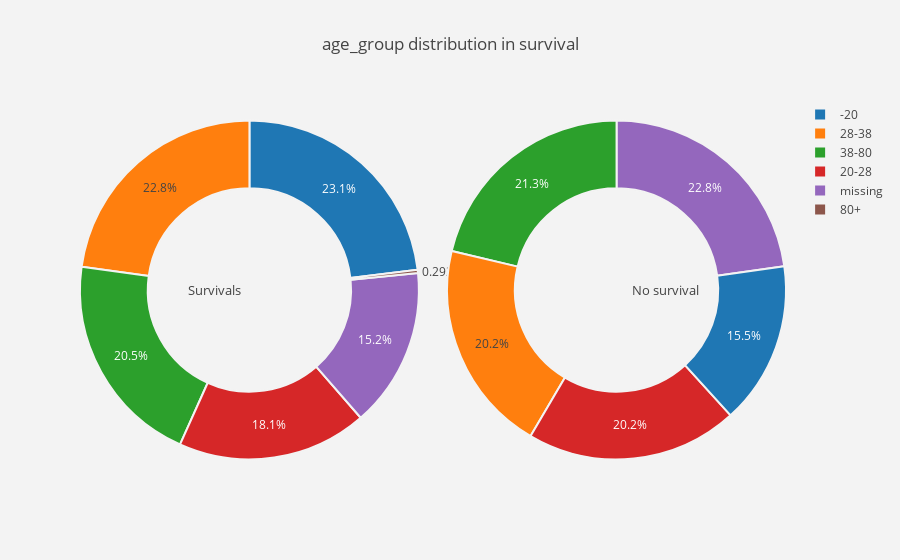

The notebook cell saved with this chart:
### Code cell
plot_pie(df_train, "age_group")

### Figure 1 — Plotly figure (JSON) as saved in the notebook; plotly's stock layout.template omitted (floating-point values rounded to 4 significant figures)
{"data": [{"domain": {"x": [0, 0.48]}, "hole": 0.6, "hoverinfo": "label+percent+name", "labels": ["-20", "28-38", "38-80", "20-28", "missing", "80+"], "marker": {"line": {"color": "rgb(243,243,243)", "width": 2}}, "name": "Survival", "type": "pie", "uid": "93d3c214-7920-40fa-aac3-d0f9ed30e18a", "values": [79, 78, 70, 62, 52, 1]}, {"domain": {"x": [0.52, 1]}, "hole": 0.6, "hoverinfo": "label+percent+name", "labels": ["missing", "38-80", "28-38", "20-28", "-20"], "marker": {"line": {"color": "rgb(243,243,243)", "width": 2}}, "name": "No survival", "type": "pie", "uid": "47d402df-3d66-41d1-9ec1-8c6d8b0c755e", "values": [125, 117, 111, 111, 85]}], "layout": {"annotations": [{"font": {"size": 13}, "showarrow": false, "text": "Survivals", "x": 0.15, "y": 0.5}, {"font": {"size": 13}, "showarrow": false, "text": "No survival", "x": 0.88, "y": 0.5}], "paper_bgcolor": "rgb(243,243,243)", "plot_bgcolor": "rgb(243,243,243)", "title": {"text": "age_group distribution in survival "}}}
